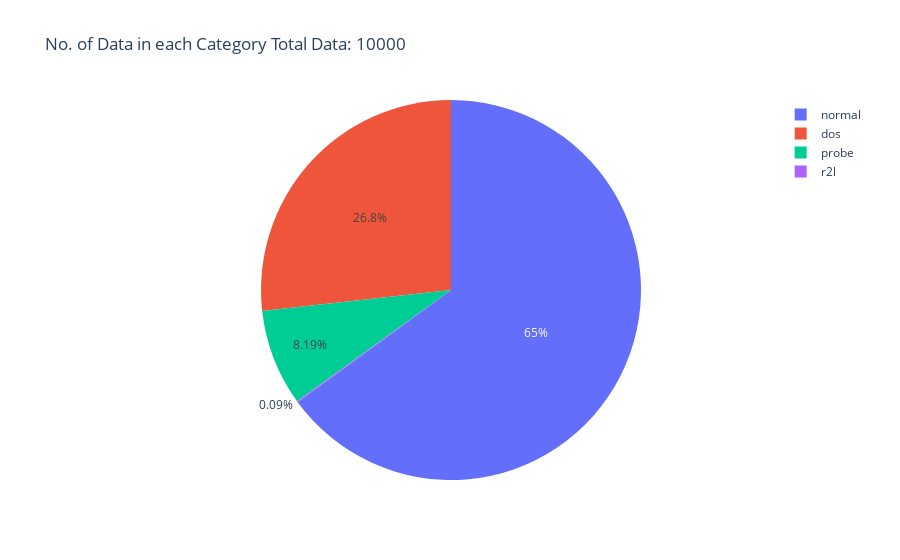

Notebook source saved alongside this figure:
### Code cell
plot1=px.pie(label_info,names=label_info['Label'],values=label_info['No. of Data'],title=('No. of Data in each Category\nTotal Data: {0}'.format(total_no_of_data)))
plot1

### Figure 1 — Plotly figure (JSON) as saved in the notebook; plotly's stock layout.template omitted (floating-point values rounded to 4 significant figures)
{"data": [{"domain": {"x": [0, 1], "y": [0, 1]}, "hovertemplate": "Label=%{label}<br>No. of Data=%{value}<extra></extra>", "labels": ["normal", "dos", "probe", "r2l"], "legendgroup": "", "name": "", "showlegend": true, "type": "pie", "values": [6495, 2677, 819, 9]}], "layout": {"legend": {"tracegroupgap": 0}, "title": {"text": "No. of Data in each Category\nTotal Data: 10000"}}}
